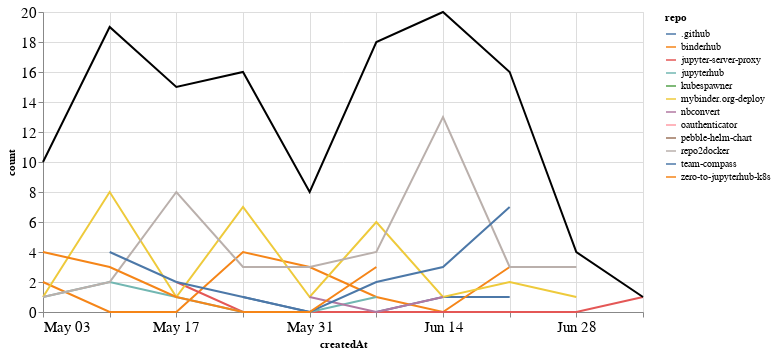

The notebook cell this image was saved under:
### Markdown cell above
## Comments

### Code cell
comments_time = comments.groupby('repo').resample('W', on='createdAt').count()['author'].reset_index()
comments_time = comments_time.rename(columns={'author': 'count'})
comments_time_total = comments_time.groupby('createdAt').agg({"count": "sum"}).reset_index()
ch1 = alt.Chart(comments_time, width=600).mark_line().encode(
    x='createdAt',
    y='count',
    color='repo',
    tooltip="repo"
)

ch2 = alt.Chart(comments_time_total, width=600).mark_line(color="black").encode(
    x='createdAt',
    y='count',
)

ch1 + ch2

### Figure 1 — Vega-Lite specification as saved in the notebook (floating-point values rounded to 4 significant figures)
{"config": {"axisLeft": {"labelFontSize": 15}, "axisBottom": {"labelFontSize": 15}}, "layer": [{"data": {"name": "data-ef2d8fe4903ff519f3350990863f73dc"}, "mark": "line", "encoding": {"color": {"type": "nominal", "field": "repo"}, "tooltip": {"type": "nominal", "field": "repo"}, "x": {"type": "temporal", "field": "createdAt"}, "y": {"type": "quantitative", "field": "count"}}, "width": 600}, {"data": {"name": "data-37c841954a2ea9279c5c724f3ca17bb2"}, "mark": {"type": "line", "color": "black"}, "encoding": {"x": {"type": "temporal", "field": "createdAt"}, "y": {"type": "quantitative", "field": "count"}}, "width": 600}], "$schema": "https://vega.github.io/schema/vega-lite/v4.8.1.json", "datasets": {"data-ef2d8fe4903ff519f3350990863f73dc": [{"repo": ".github", "createdAt": "2020-05-24T00:00:00", "count": 1}, {"repo": ".github", "createdAt": "2020-05-31T00:00:00", "count": 0}, {"repo": ".github", "createdAt": "2020-06-07T00:00:00", "count": 0}, {"repo": ".github", "createdAt": "2020-06-14T00:00:00", "count": 1}, {"repo": ".github", "createdAt": "2020-06-21T00:00:00", "count": 1}, {"repo": "binderhub", "createdAt": "2020-05-03T00:00:00", "count": 2}, {"repo": "binderhub", "createdAt": "2020-05-10T00:00:00", "count": 0}, {"repo": "binderhub", "createdAt": "2020-05-17T00:00:00", "count": 0}, {"repo": "binderhub", "createdAt": "2020-05-24T00:00:00", "count": 4}, {"repo": "binderhub", "createdAt": "2020-05-31T00:00:00", "count": 3}, {"repo": "binderhub", "createdAt": "2020-06-07T00:00:00", "count": 1}, {"repo": "binderhub", "createdAt": "2020-06-14T00:00:00", "count": 0}, {"repo": "binderhub", "createdAt": "2020-06-21T00:00:00", "count": 3}, {"repo": "jupyter-server-proxy", "createdAt": "2020-05-17T00:00:00", "count": 2}, {"repo": "jupyter-server-proxy", "createdAt": "2020-05-24T00:00:00", "count": 0}, {"repo": "jupyter-server-proxy", "createdAt": "2020-05-31T00:00:00", "count": 0}, {"repo": "jupyter-server-proxy", "createdAt": "2020-06-07T00:00:00", "count": 0}, {"repo": "jupyter-server-proxy", "createdAt": "2020-06-14T00:00:00", "count": 0}, {"repo": "jupyter-server-proxy", "createdAt": "2020-06-21T00:00:00", "count": 0}, {"repo": "jupyter-server-proxy", "createdAt": "2020-06-28T00:00:00", "count": 0}, {"repo": "jupyter-server-proxy", "createdAt": "2020-07-05T00:00:00", "count": 1}, {"repo": "jupyterhub", "createdAt": "2020-05-03T00:00:00", "count": 1}, {"repo": "jupyterhub", "createdAt": "2020-05-10T00:00:00", "count": 2}, {"repo": "jupyterhub", "createdAt": "2020-05-17T00:00:00", "count": 1}, {"repo": "jupyterhub", "createdAt": "2020-05-24T00:00:00", "count": 0}, {"repo": "jupyterhub", "createdAt": "2020-05-31T00:00:00", "count": 0}, {"repo": "jupyterhub", "createdAt": "2020-06-07T00:00:00", "count": 1}, {"repo": "kubespawner", "createdAt": "2020-06-14T00:00:00", "count": 1}, {"repo": "mybinder.org-deploy", "createdAt": "2020-05-03T00:00:00", "count": 1}, {"repo": "mybinder.org-deploy", "createdAt": "2020-05-10T00:00:00", "count": 8}, {"repo": "mybinder.org-deploy", "createdAt": "2020-05-17T00:00:00", "count": 1}, {"repo": "mybinder.org-deploy", "createdAt": "2020-05-24T00:00:00", "count": 7}, {"repo": "mybinder.org-deploy", "createdAt": "2020-05-31T00:00:00", "count": 1}, {"repo": "mybinder.org-deploy", "createdAt": "2020-06-07T00:00:00", "count": 6}, {"repo": "mybinder.org-deploy", "createdAt": "2020-06-14T00:00:00", "count": 1}, {"repo": "mybinder.org-deploy", "createdAt": "2020-06-21T00:00:00", "count": 2}, {"repo": "mybinder.org-deploy", "createdAt": "2020-06-28T00:00:00", "count": 1}, {"repo": "nbconvert", "createdAt": "2020-05-31T00:00:00", "count": 1}, {"repo": "nbconvert", "createdAt": "2020-06-07T00:00:00", "count": 0}, {"repo": "nbconvert", "createdAt": "2020-06-14T00:00:00", "count": 1}, {"repo": "oauthenticator", "createdAt": "2020-05-03T00:00:00", "count": 1}, {"repo": "pebble-helm-chart", "createdAt": "2020-06-07T00:00:00", "count": 1}, {"repo": "repo2docker", "createdAt": "2020-05-03T00:00:00", "count": 1}, {"repo": "repo2docker", "createdAt": "2020-05-10T00:00:00", "count": 2}, {"repo": "repo2docker", "createdAt": "2020-05-17T00:00:00", "count": 8}, {"repo": "repo2docker", "createdAt": "2020-05-24T00:00:00", "count": 3}, {"repo": "repo2docker", "createdAt": "2020-05-31T00:00:00", "count": 3}, {"repo": "repo2docker", "createdAt": "2020-06-07T00:00:00", "count": 4}, {"repo": "repo2docker", "createdAt": "2020-06-14T00:00:00", "count": 13}, {"repo": "repo2docker", "createdAt": "2020-06-21T00:00:00", "count": 3}, {"repo": "repo2docker", "createdAt": "2020-06-28T00:00:00", "count": 3}, {"repo": "team-compass", "createdAt": "2020-05-10T00:00:00", "count": 4}, {"repo": "team-compass", "createdAt": "2020-05-17T00:00:00", "count": 2}, {"repo": "team-compass", "createdAt": "2020-05-24T00:00:00", "count": 1}, {"repo": "team-compass", "createdAt": "2020-05-31T00:00:00", "count": 0}, {"repo": "team-compass", "createdAt": "2020-06-07T00:00:00", "count": 2}, {"repo": "team-compass", "createdAt": "2020-06-14T00:00:00", "count": 3}, {"repo": "team-compass", "createdAt": "2020-06-21T00:00:00", "count": 7}, {"repo": "zero-to-jupyterhub-k8s", "createdAt": "2020-05-03T00:00:00", "count": 4}, {"repo": "zero-to-jupyterhub-k8s", "createdAt": "2020-05-10T00:00:00", "count": 3}, {"repo": "zero-to-jupyterhub-k8s", "createdAt": "2020-05-17T00:00:00", "count": 1}, {"repo": "zero-to-jupyterhub-k8s", "createdAt": "2020-05-24T00:00:00", "count": 0}, {"repo": "zero-to-jupyterhub-k8s", "createdAt": "2020-05-31T00:00:00", "count": 0}, {"repo": "zero-to-jupyterhub-k8s", "createdAt": "2020-06-07T00:00:00", "count": 3}], "data-37c841954a2ea9279c5c724f3ca17bb2": [{"createdAt": "2020-05-03T00:00:00", "count": 10}, {"createdAt": "2020-05-10T00:00:00", "count": 19}, {"createdAt": "2020-05-17T00:00:00", "count": 15}, {"createdAt": "2020-05-24T00:00:00", "count": 16}, {"createdAt": "2020-05-31T00:00:00", "count": 8}, {"createdAt": "2020-06-07T00:00:00", "count": 18}, {"createdAt": "2020-06-14T00:00:00", "count": 20}, {"createdAt": "2020-06-21T00:00:00", "count": 16}, {"createdAt": "2020-06-28T00:00:00", "count": 4}, {"createdAt": "2020-07-05T00:00:00", "count": 1}]}}
